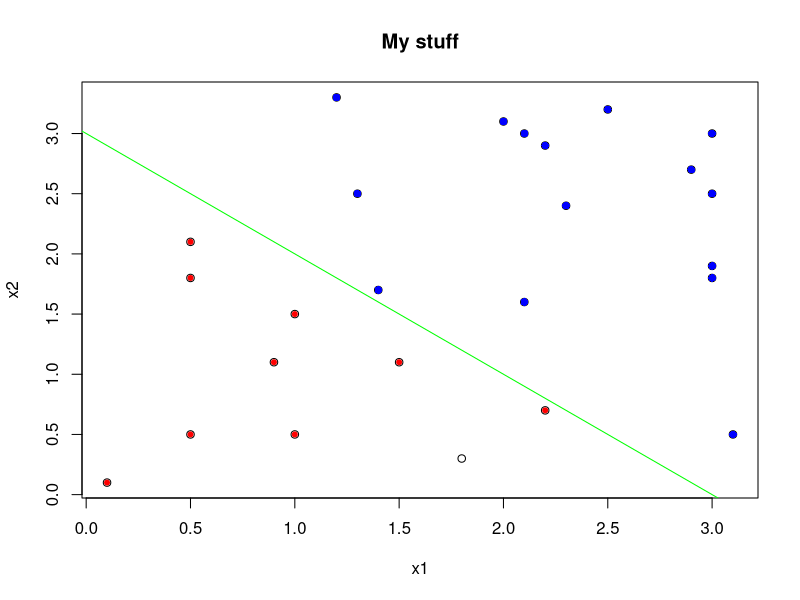

This figure's R source:
# Logistic regression on a linear data set and a circle

sigmoid <- function(x) {
    1 / (1 + exp(-x))
}


x1 <- c(0.1, 3.1, 1.4, 1.3, 2.1, 2.2, 1.5, 1.2, 2,  2.5, 2.1, 3, 2.2, 2.3, 3,   3,  2.9, 3,   0.5, 0.5, 1,   0.9, 0.5, 1,   1.8)
x2 <- c(0.1, 0.5, 1.7,   2.5, 1.6, 0.7, 1.1, 3.3, 3.1,3.2, 3,   3, 2.9, 2.4, 2.5, 1.9, 2.7,1.8, 2.1, 1.8, 1.5, 1.1, 0.5, 0.5, 0.3)
x <- cbind(x1, x2)
x <- cbind(1, x)
plot(x1, x2, xlab="x1", ylab="x2", main="My stuff")
abline(a=3, b=-1, col="green")

# Define theta (our decision boundry)
theta <- matrix(c(-3, 1, 1), ncol=3)

g <- x %*% t(theta)
y <- sigmoid(g)


for (i in 1:24) {
    if (y[i] < .5) {
        print(y[i])
        points(x1[i], x2[i], col="red", pch=20)
    } else {
        points(x1[i], x2[i], col="blue", pch=16)
    }
}

